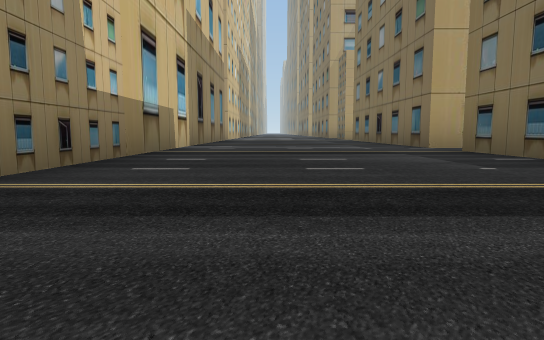
[1] (above)

24 first-person views from a walk through a robot-simulator world made for Gazebo. The camera is 1.2 m above the floor, tilts 6° down and sees 75° across. The floor is counted in squares, 5 m on a side. Each view is taken from the middle of a square. On the plan, view 1 faces up. The plan holds only what a view shows up to about 9 squares ahead; the rest is blank. The place goes on beyond the plan.

[2]
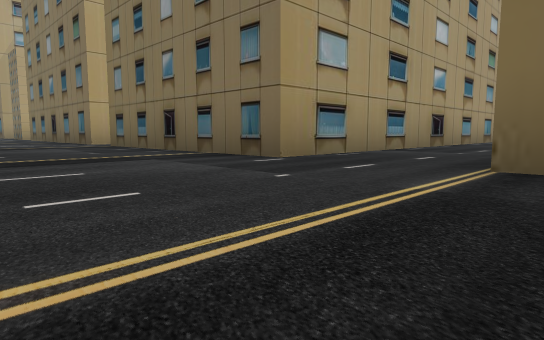

[3]
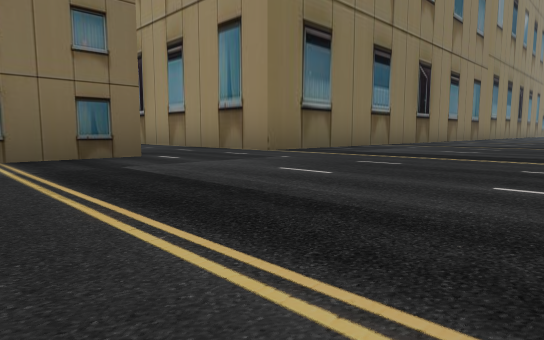

[4]
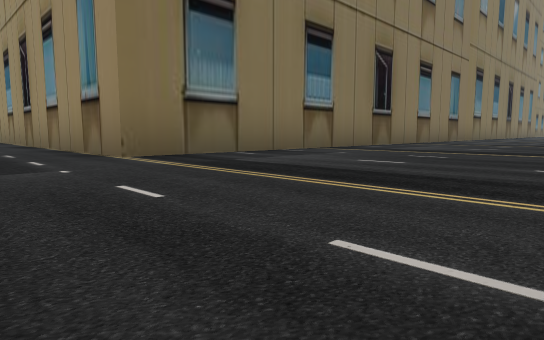

[5]
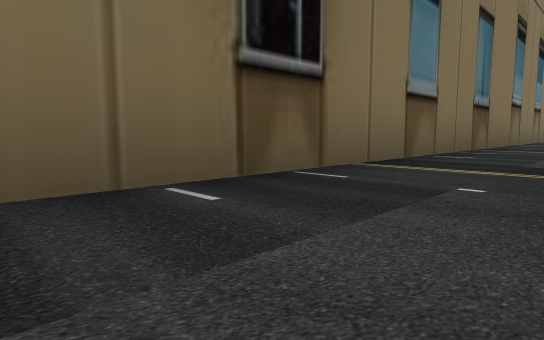

[6]
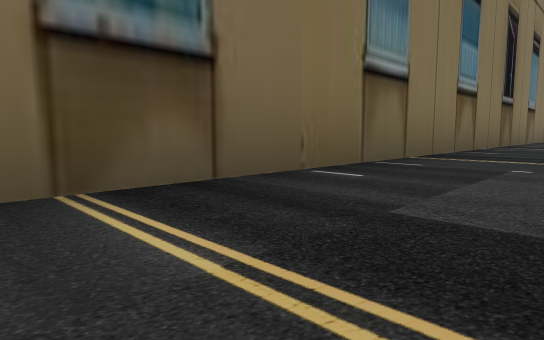

[7]
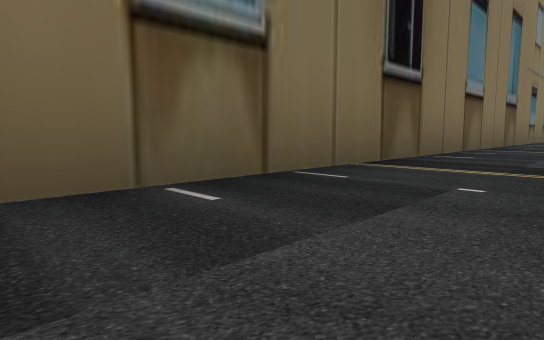

[8]
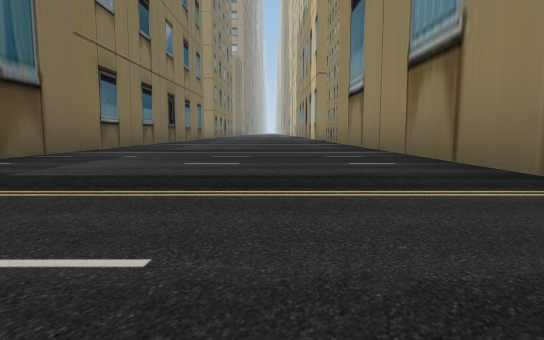

[9]
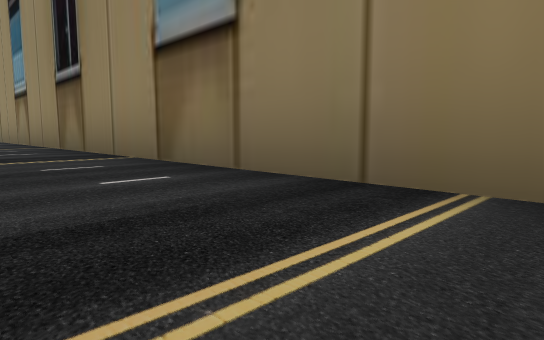

[10]
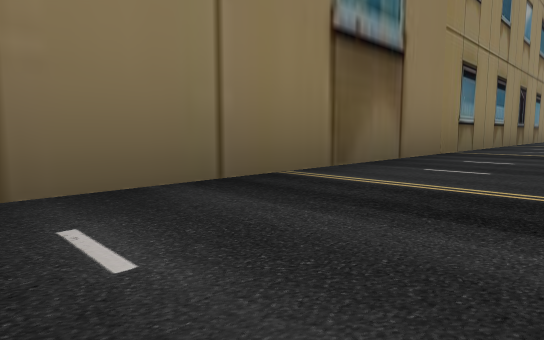

[11]
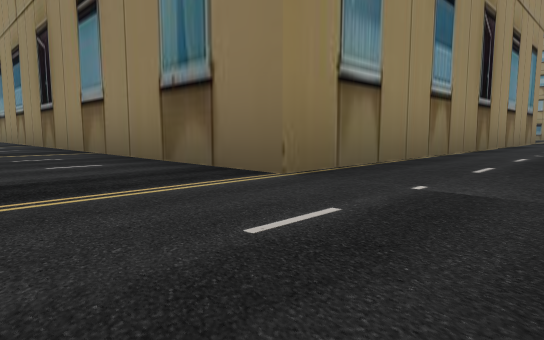

[12]
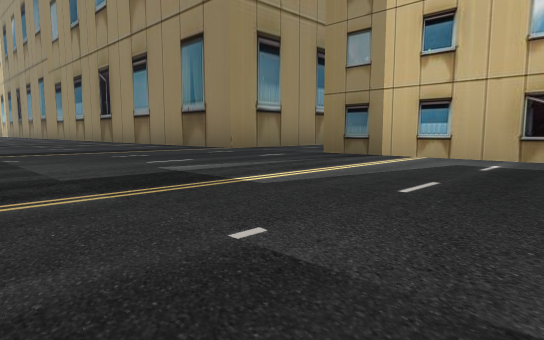

[13]
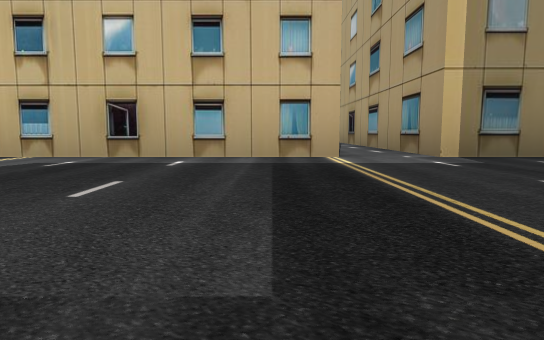

[14]
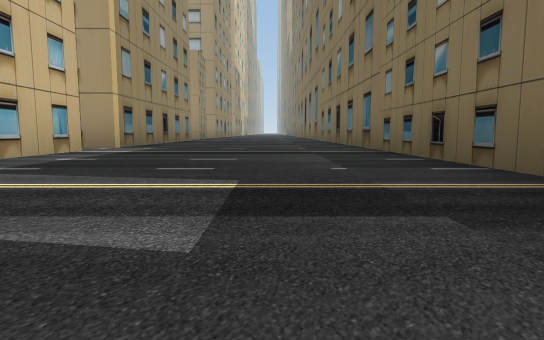

[15]
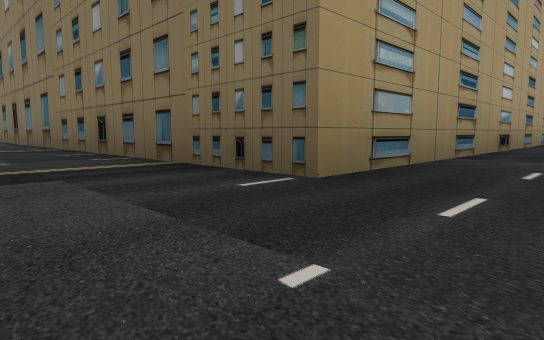

[16]
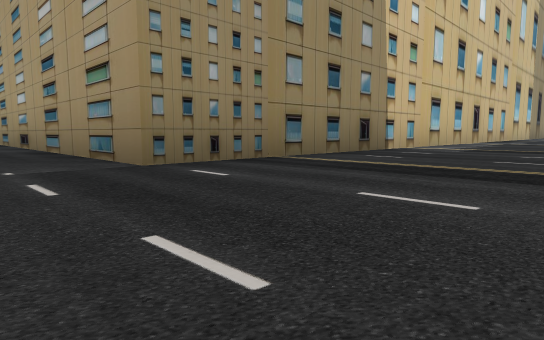

[17]
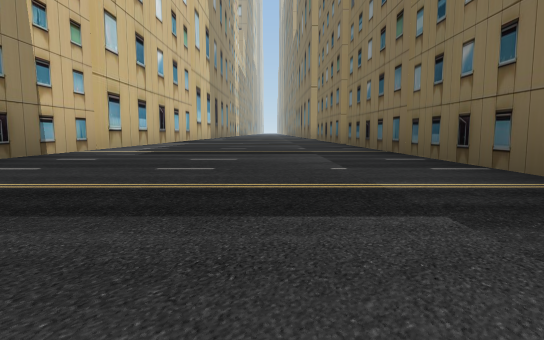

[18]
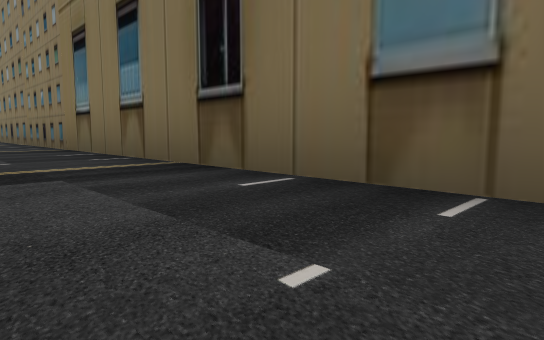

[19]
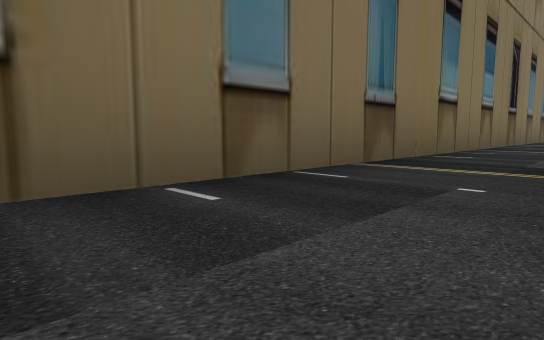

[20]
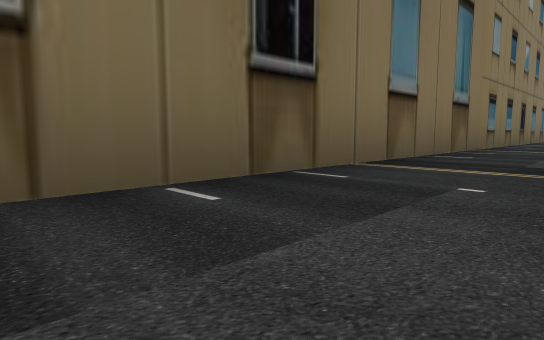

[21]
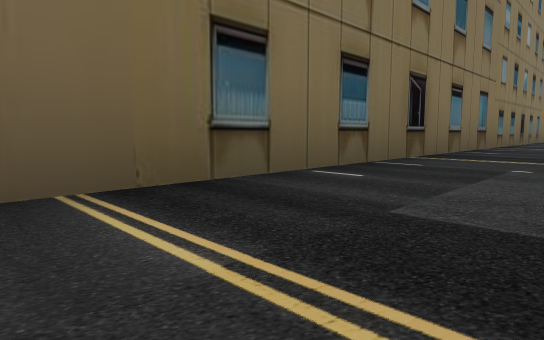

[22]
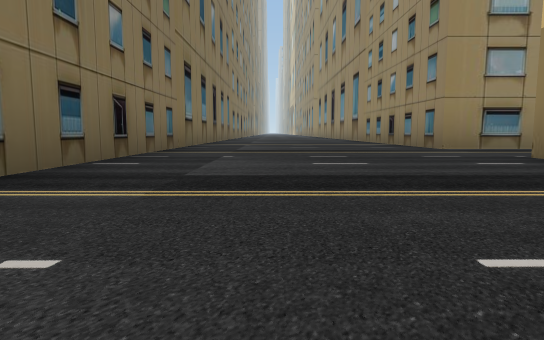

[23]
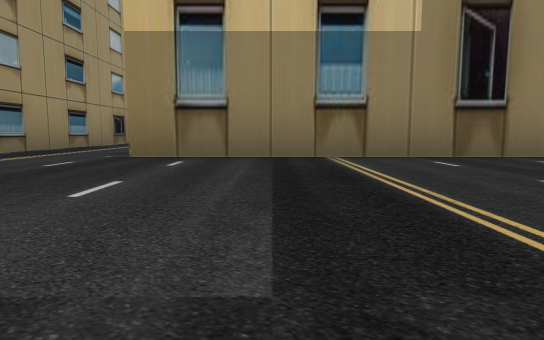

[24]
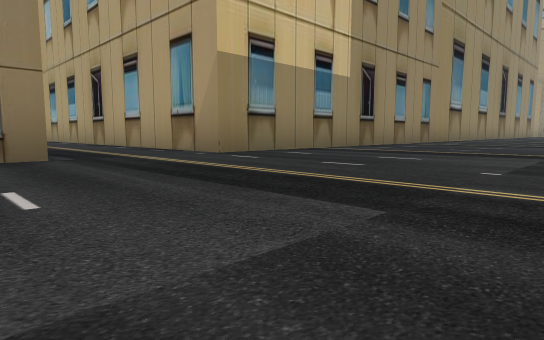

### Floor plan
Key: @ floor where view 1 was taken; . floor; B building.
Columns run from 2 left of view 1 to 28 right of it. Each row starts with its distance up from view 1.
  6 B....B BBBBBB....B      B....BB
  5 B.....   ........B      B....BB
  4 B....B      B....B      B....B
  3 B....B      B....B      B....B
  2 B....B      B....B      B....B
  1  ....BBBBBBBB....BBBBBBBB....B
  0  .@..........................B
 -1  ..................     .....B
 -2  ....BBBBBBBB...           ..B
 -3  ....B      B...           ..B
 -4 B ...B      B...           ..B
 -5 B ...B      B...           ..B
 -6 B....B      B...            .B
 -7 B....B      B..             .B
 -8 B....B      B..            ..B
 -9 B....B      B.             ..B
-10 B. ..B      B              ..B
-11 B. ..B      B              ..B
-12 B....B                      .B
-13 B....B                    ...B
-14 B....B                  B....B
-15 B....B                  B....B
-16 B....B                  B....B
-17 B....B                  B....B
-18 B....B                  B....B
-19 B....B                  B....
-20 B....B                  B....B
-21 B....B           BBBBBBBB....B
-22 B....B             ..........B
-23 B....B               ........B
-24 B....B              BBBBB....BB

Where each view was taken, in squares from view 1:
view 1: 0 up, 0 right, facing up
view 2: 2 down, 0 right, facing up-right
view 3: 2 up, 1 left, facing down-right
view 4: 0 up, 1 left, facing down-right
view 5: 5 down, 1 right, facing down-right
view 6: 10 down, 1 right, facing down-right
view 7: 14 down, 1 right, facing down-right
view 8: 18 down, 0 right, facing down
view 9: 13 down, 0 right, facing down-left
view 10: 15 down, 0 right, facing up-left
view 11: 0 up, 12 right, facing down-left
view 12: 3 up, 14 right, facing down-left
view 13: 4 up, 14 right, facing left
view 14: 0 up, 13 right, facing up
view 15: 1 down, 13 right, facing up-right
view 16: 1 down, 25 right, facing up-left
view 17: 0 up, 25 right, facing up
view 18: 4 down, 25 right, facing up-right
view 19: 2 down, 25 right, facing down-right
view 20: 8 down, 25 right, facing down-right
view 21: 13 down, 25 right, facing down-right
view 22: 18 down, 25 right, facing down
view 23: 20 down, 26 right, facing left
view 24: 24 down, 26 right, facing up-left
